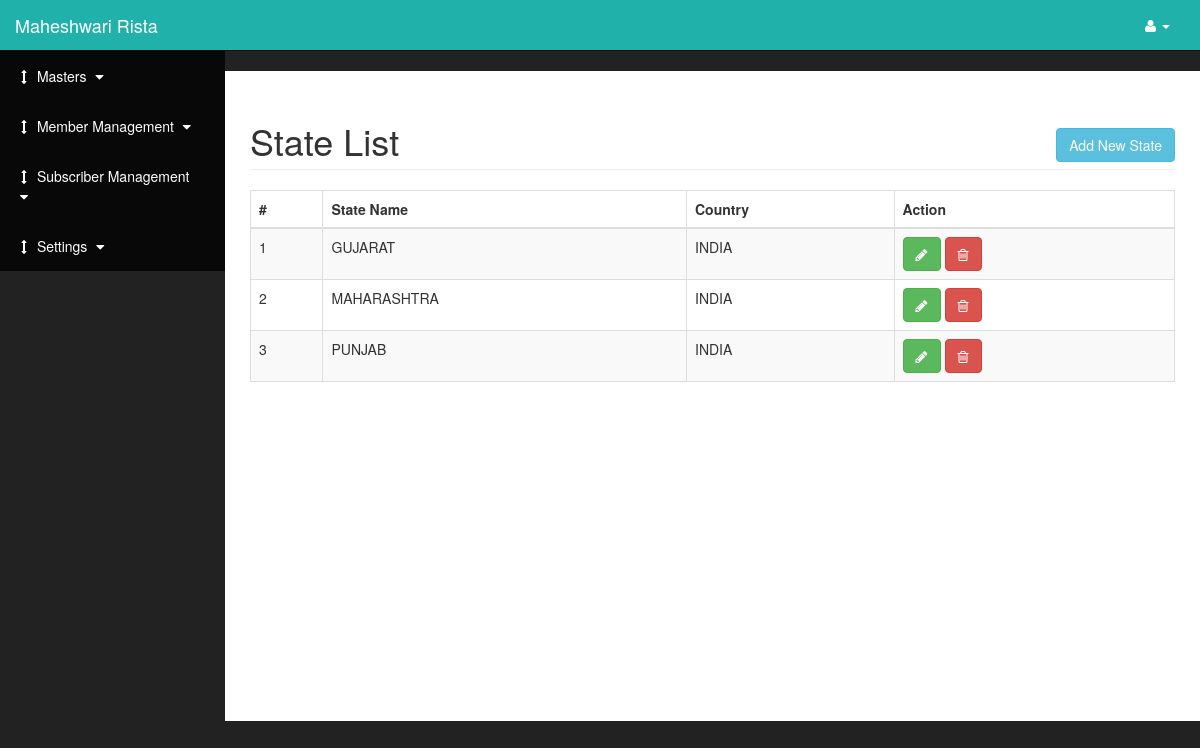
/admin/manage_state (signed in), run on the app's committed database.
### tables this page shows
CREATE TABLE IF NOT EXISTS `tbl_state` (
  `state_id` int(11) NOT NULL AUTO_INCREMENT,
  `state_name` varchar(100) NOT NULL,
  `country_id` int(11) NOT NULL,
  PRIMARY KEY (`state_id`),
  KEY `state_id` (`state_id`)
);

CREATE TABLE IF NOT EXISTS `tbl_country` (
  `country_id` int(11) NOT NULL AUTO_INCREMENT,
  `country_name` varchar(100) NOT NULL,
  `country_code` varchar(100) NOT NULL,
  `country_std_code` varchar(100) NOT NULL,
  PRIMARY KEY (`country_id`),
  KEY `country_id` (`country_id`)
);

### application/controllers/admin.php (called while the page is built, shortened)
<?php
class admin extends CI_Controller
{
    public function manage_state($param1="",$param2="",$param3="")
    {
        $per_page=$_SESSION["per_page"];
        $this->db->limit($per_page,$param1);
        $this->db->join("tbl_country","tbl_state.country_id=tbl_country.country_id");
        $page_data["resultset"]=$this->db->get("tbl_state");
        $resultset=$this->db->get("tbl_state");
        $total_rows=$resultset->num_rows();
        $page_data["paging_string"]=$this->paging_init("manage_state",$total_rows,$per_page);
        $page_data["start_position"]=intval($param1)+1;
        $page_data["page_title"]="State View";
        $page_data["page_name"]="state_view";
        $this->load->view("admin/index",$page_data);
    }
    public function paging_init($controller_name, $total_row, $per_page)
    {
        $this->load->library('pagination');
        $config['base_url']   = base_url() . 'admin/' . $controller_name;
        $config['total_rows'] = $total_row;
        $config['per_page']   = $per_page;
        $config['first_tag_open']  = $config['last_tag_open'] = $config['next_tag_open'] = $config['prev_tag_open'] = $config['num_tag_open'] = '<li>';
        $config['first_tag_close'] = $config['last_tag_close'] = $config['next_tag_close'] = $config['prev_tag_close'] = $config['num_tag_close'] = '</li>';
        $config['cur_tag_open']    = "<li class='active'><span>";
        $config['cur_tag_close']   = "</span></li>";
        $this->pagination->initialize($config);
        $paging_string = $this->pagination->create_links();
        return $paging_string;
    }
}
?>

### index.php (called while the page is built, shortened)
<?php
require_once BASEPATH.'core/CodeIgniter.php';

### application/views/admin/state_view.php (the view, shortened to what this page needs)
<div id="page-wrapper">
    <div class="container-fluid">
        <div class="row">
            <div class="col-lg-12">
                <h1 class="page-header">State List
                    <label style="float:right">
                        <button type="button" class="btn btn-info" data-toggle="modal" data-target="#myModal">Add New State</button>
                    </label>
                </h1>
            </div>
        </div>
        <div class="row">
            <div class="col-lg-12">
                <div class="table-responsive">
                  <table class="table table-bordered table-hover table-striped">
                      <thead>
            <th>#</th>
            <th>State Name</th>
            <th>Country</th>
          <th>Action</th></thead><tbody>
        <?php
        if(!isset($start_position))
        {
            $i=1;
        }
        else
        {
            $i=$start_position;
        }
        foreach($resultset->result() as $result_row)
        {
        ?>
        <tr>
            <td><?php echo $i; ?></td>
            <td><?php echo $result_row->state_name; ?></td>
                <td><?php echo $result_row->country_name; ?></td>
            <td>
                <a class="btn btn-success" class="btn btn-info" data-toggle="modal" data-target="#editModal" onclick="get_edit_data(<?php echo $result_row->state_id; ?>);"><em class="fa fa-pencil"></em></a>
                <a class="btn btn-danger confirm-delete" data-id="<?php echo $result_row->state_id; ?>"><em class="fa fa-trash-o"></em></a>
            </td>
        </tr>
        <?php
            $i++;
        }
        ?>
        </tbody>
      </table>
    </div>
    </div>
   </div>
</div>
</div>

### template/css/sb-admin.css (style rules this page uses)
body { margin-top: 100px; background-color: #222; }
@media (min-width:768px) { body { margin-top: 50px; } }
#page-wrapper { width: 100%; padding: 0; background-color: #fff; }
@media (min-width:768px) { #page-wrapper { padding: 10px; } }

### application/views/admin/left_menu.php (style rules this page uses)
#page-wrapper { padding: 10px; min-height: 650px; }

### data on the page
tbl_state: state_name "GUJARAT", country.country_name "INDIA"
tbl_state: state_name "MAHARASHTRA", country.country_name "INDIA"
tbl_state: state_name "PUNJAB", country.country_name "INDIA"
